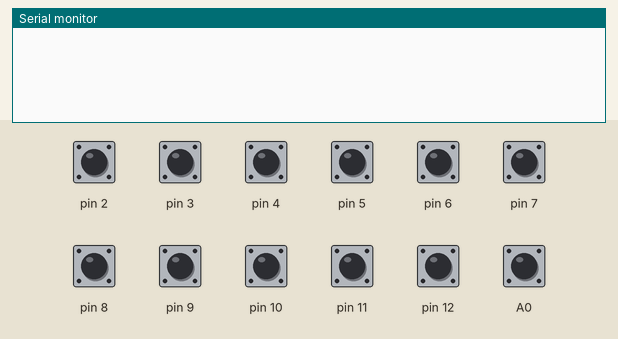
This sketch was run on a simulated Arduino Uno, built with avr-gcc and run on an emulated ATmega328P. Parts: the last lines printed to the serial monitor. Inputs (shaded band) come from the test bench; at power-on: A0, pin 2–12 HIGH.

Above: at 1.2 s.
1.3 s: pin 2 pulled LOW for 0.15 s
At 1.9 s:
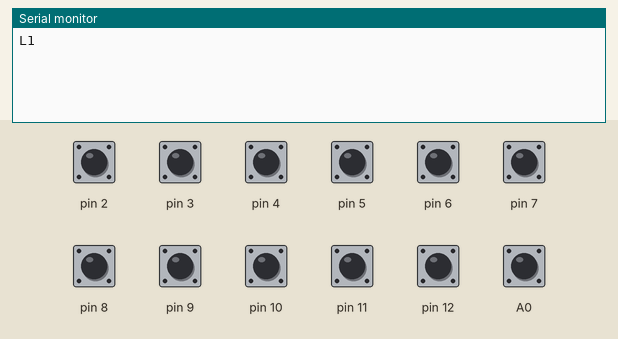
3.5 s: pin 6 pulled LOW for 0.15 s
At 3.82 s:
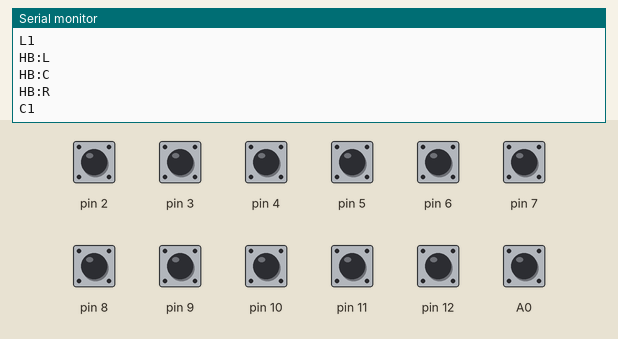
5.1 s: pin 10 pulled LOW for 0.15 s
At 5.8 s:
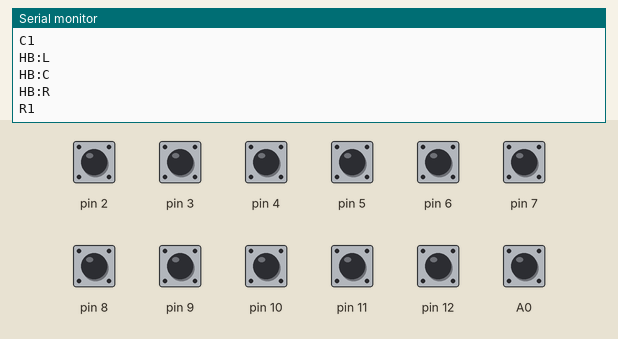
6.7 s: pin 3 pulled LOW for 0.15 s
At 7.8 s:
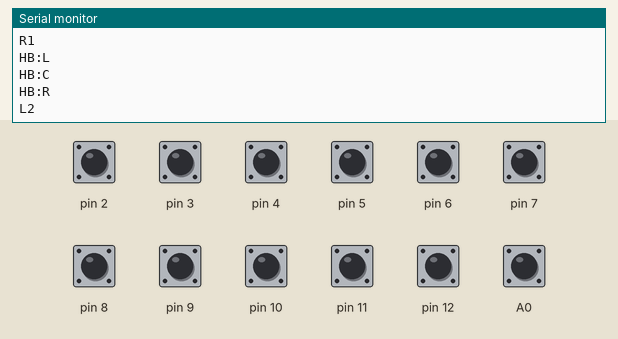
8.3 s: pin 4 pulled LOW for 0.15 s
At 9.0 s:
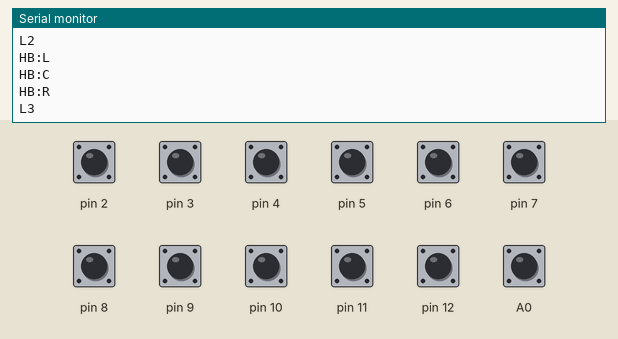
9.9 s: pin 5 pulled LOW for 0.15 s
Timing chart, 0 to 12.5 s (numbered marks = the images above; inputs shaded):
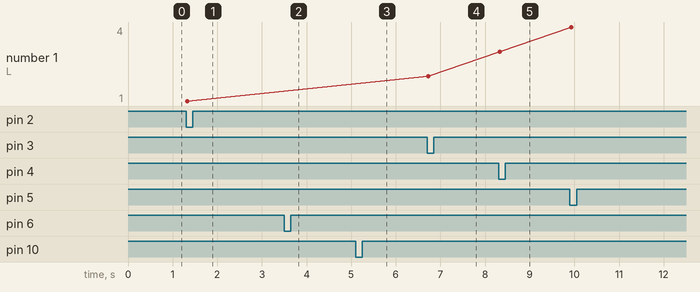

The sketch:

mando-jueces.ino
```cpp
// Mando de jueces para OpenMeets por USB: 3 jueces x 4 botones = 12 botones.
// Cada pulsación envía una línea de texto (115200 baudios) y cada 2 s un latido:
//   L1 L2 L3 L4  = juez izquierdo: blanca, roja, azul, amarilla
//   C1..C4       = juez principal (centro)
//   R1..R4       = juez derecho
//   HB:L HB:C HB:R  = latido (la app marca «desconectado» tras 6 s sin latido)
// La app asigna cada señal a su voto de fábrica; también se reprograma con «Aprender».
// Cableado: cada botón entre su pin y GND (se usa la resistencia interna).
// Pines pensados para Arduino Uno/Nano. En ESP32 cambia la lista por pines libres
// (por ejemplo 13,14,15,16,17,18,19,21,22,23,25,26).

struct Boton { byte pin; const char* senal; bool estable; bool lectura; unsigned long cambio; };
Boton botones[] = {
  { 2, "L1", true, true, 0}, { 3, "L2", true, true, 0}, { 4, "L3", true, true, 0}, { 5, "L4", true, true, 0},
  { 6, "C1", true, true, 0}, { 7, "C2", true, true, 0}, { 8, "C3", true, true, 0}, { 9, "C4", true, true, 0},
  {10, "R1", true, true, 0}, {11, "R2", true, true, 0}, {12, "R3", true, true, 0}, {A0, "R4", true, true, 0},
};
const unsigned long ANTIREBOTE = 25;     // ms
const unsigned long CADA_LATIDO = 2000;  // ms
unsigned long ultimoLatido = 0;

void setup() {
  Serial.begin(115200);
  for (auto &b : botones) pinMode(b.pin, INPUT_PULLUP);
}

void loop() {
  unsigned long ahora = millis();
  for (auto &b : botones) {
    bool lee = digitalRead(b.pin);
    if (lee != b.lectura) { b.lectura = lee; b.cambio = ahora; }
    if (ahora - b.cambio > ANTIREBOTE && lee != b.estable) {
      b.estable = lee;
      if (!lee) Serial.println(b.senal);  // pulsado = LOW
    }
  }
  if (ahora - ultimoLatido >= CADA_LATIDO) {
    ultimoLatido = ahora;
    Serial.println("HB:L"); Serial.println("HB:C"); Serial.println("HB:R");
  }
}
```

Measured:
- after the input at 1.3 s, the serial monitor: prints a new line at once (image 1)
- after the input at 3.5 s, the serial monitor: prints a new line at once (image 2)
- after the input at 5.1 s, the serial monitor: prints a new line at once (image 3)
- after the input at 6.7 s, the serial monitor: prints a new line at once (image 4)
- after the input at 8.3 s, the serial monitor: prints a new line at once (image 5)
- plotted number 1: 1 → 2 after the input at 6.7 s, 2 → 3 after the input at 8.3 s, 3 → 4 after the input at 9.9 s
